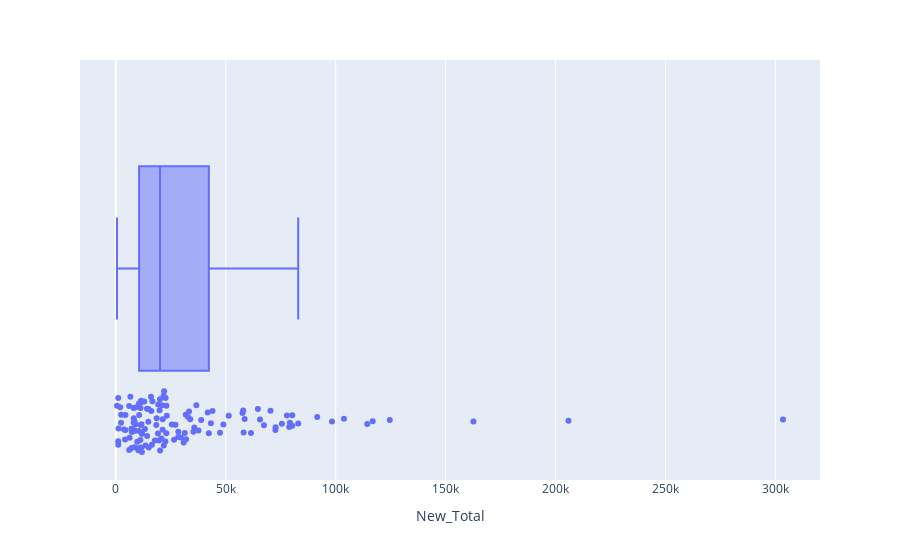

The notebook cell saved with this chart:
### Code cell
# Construcao do box-plot mostrando todos os individuais valores
# Ha 9 outliers interferindo nos valores da media e mediana. O ideal seria entender esses e caso possivel retira-los
# p/ uma interpretacao mais fiel.

px.box(nova_tabela, x="New_Total", points="all")

### Figure 1 — Plotly figure (JSON) as saved in the notebook; plotly's stock layout.template omitted (floating-point values rounded to 4 significant figures; data arrays with more than 128 entries replaced by an {"elided": "..."} marker saying what was removed)
{"data": [{"alignmentgroup": "True", "boxpoints": "all", "hovertemplate": "New_Total=%{x}<extra></extra>", "legendgroup": "", "marker": {"color": "#636efa"}, "name": "", "notched": false, "offsetgroup": "", "orientation": "h", "showlegend": false, "type": "box", "x": {"elided": "130 float values"}, "x0": " ", "xaxis": "x", "y0": " ", "yaxis": "y"}], "layout": {"boxmode": "group", "legend": {"tracegroupgap": 0}, "margin": {"t": 60}, "xaxis": {"anchor": "y", "domain": [0, 1], "title": {"text": "New_Total"}}, "yaxis": {"anchor": "x", "domain": [0, 1]}}}
